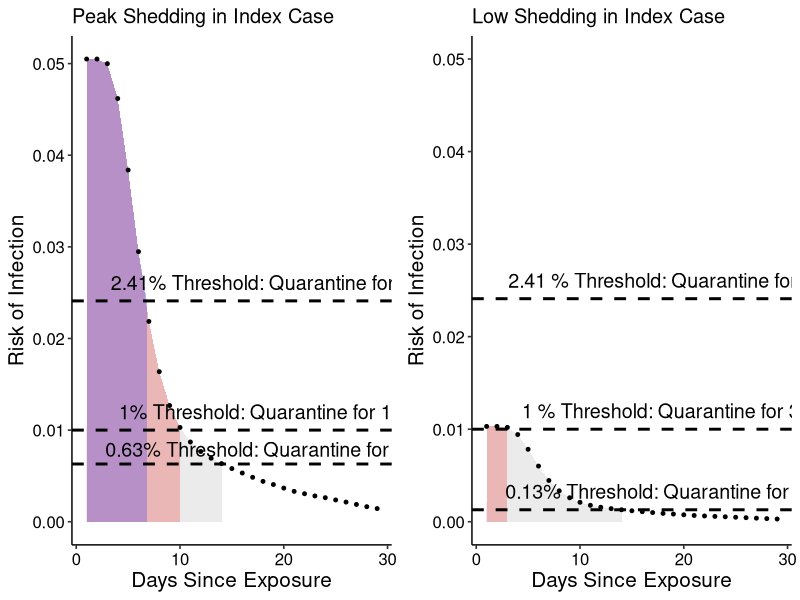
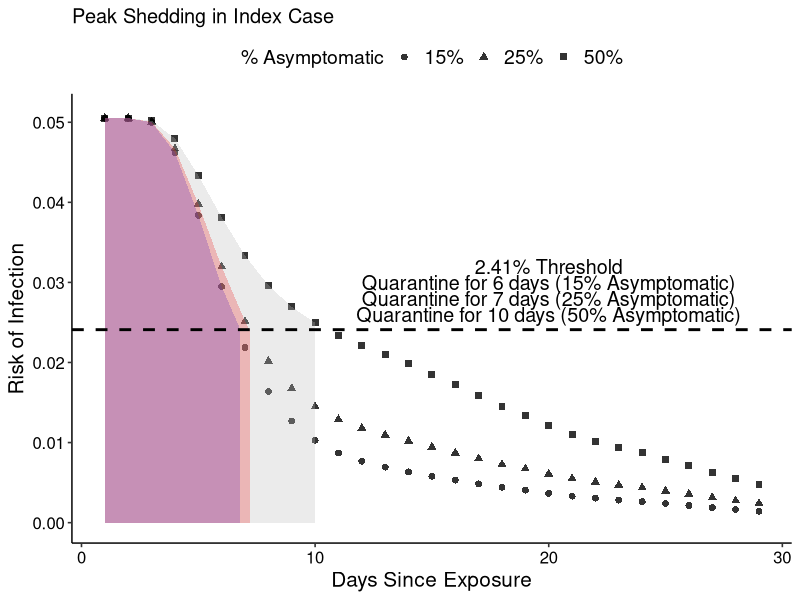

Here is the R script that generated these plots, in order:
#peak shedding in index case

#read in data from logic tables where 1st column
#is the discount on risk of getting sick under ideal testing to find
#asymptomatics as soon as they start shedding and column 2 is the
#probability that asymptomatics have finished shedding (from exposure, shedding
#starts 3 days pre what would be symptom onset)

risk.discount<-read.csv('risk_discount_data.csv')




#initial risk

#highest risk individual 15 min close contact
0.0505

#lowest risk individual, 15 min close contact
0.0103

risk.start<-c(0.0505,0.0103)

#fraction expected to be asymptomatic
fraction.asymptomatic<-c(0.15,0.25,0.50)

for (j in 1:length(risk.start)){
  
  for (i in 1:length(fraction.asymptomatic)){
    
    combined.discount<-1-(1-fraction.asymptomatic[i])*(1-risk.discount$discount)-fraction.asymptomatic[i]*risk.discount$asymp
    
    risks<-risk.start[j]*combined.discount
    days<-1:length(risks)
    
    if (i==1 & j==1){
      frame<-data.frame(risks=risks,days=days,risk.start=risk.start[j],fraction.asymptomatic=fraction.asymptomatic[i])
    }else{
      frametemp<-data.frame(risks=risks,days=days,risk.start=risk.start[j],fraction.asymptomatic=fraction.asymptomatic[i])
      frame<-rbind(frame,frametemp)
    }
  }
}

require(ggplot2)
require(ggpubr)

subframe<-frame[frame$fraction.asymptomatic==0.15,]
subframe$quarantine1<-rep(NA,length(subframe$risks))
subframe$quarantine1<-subframe$risks<=0.01
subframe$quarantine2<-rep(NA,length(subframe$risks))
subframe$quarantine2<-subframe$risks<=0.0241

#------------------------------------- figure 1 ------------------------------------------------------------

#panel 1

subframe1<-subframe[subframe$risk.start==0.0505 & subframe$days<=10,]
subframe2<-subframe[subframe$risk.start==0.0505 & subframe$days<=6,]
subframe3<-subframe[subframe$risk.start==0.0505 & subframe$days<=14,]
tempframe<-data.frame(risks=0.0241,days=6.8,risk.start=0.0505,fraction.asymptomatic=0.15,quarantine1=FALSE,quarantine2=TRUE)
subframe2<-rbind(subframe2,tempframe)
A<-ggplot(subframe[subframe$risk.start==0.0505,],aes(x=days,y=risks))+
  geom_area(data=subframe1,aes(x = ifelse(days<=10 , days, 0)),fill="red",alpha=0.3)+
  geom_area(data=subframe2,aes(x = ifelse(days<=6.8 , days, 0)),fill="blue",alpha=0.3)+
  geom_area(data=subframe3,aes(x = ifelse(days<=14 , days, 0)),fill="grey",alpha=0.3)+
  geom_point(size=1)+
  geom_hline(yintercept=0.01,linetype="dashed",size=1)+
  geom_hline(yintercept=0.0241,linetype="dashed",size=1)+
  geom_hline(yintercept=0.0063,linetype="dashed",size=1)+
  scale_colour_discrete(name="Scenario",labels=c("Peak Shedding in Index Case","Low Shedding in Index Case"))+
  scale_x_continuous(name="Days Since Exposure")+
  scale_y_continuous(name="Risk of Infection")+
  annotate("text",x=20,y=0.012,label="1% Threshold: Quarantine for 10 days",size=5)+
  annotate("text",x=20,y=0.0261,label="2.41% Threshold: Quarantine for 6 days",size=5)+
  annotate("text",x=20,y=0.0079,label="0.63% Threshold: Quarantine for 14 days",size=5)+
  theme_pubr()+theme(axis.title.x = element_text(size=15),axis.title.y = element_text(size=15))+
  ggtitle("Peak Shedding in Index Case")

subframe4<-subframe[subframe$risk.start==0.0103 & subframe$days<=3,]
subframe5<-subframe[subframe$risk.start==0.0103 & subframe$days<=14,]
B<-ggplot(subframe[subframe$risk.start==0.0103,],aes(x=days,y=risks))+
  geom_area(data=subframe4,aes(x = ifelse(days<=3 , days, 0)),fill="red",alpha=0.3)+
  geom_area(data=subframe5,aes(x = ifelse(days<=14 , days, 0)),fill="grey",alpha=0.3)+
  geom_point(size=1)+
  geom_hline(yintercept=0.01,linetype="dashed",size=1)+
  geom_hline(yintercept=0.0241,linetype="dashed",size=1)+
  geom_hline(yintercept=0.001293,linetype="dashed",size=1)+
  scale_colour_discrete(name="Scenario",labels=c("Peak Shedding in Index Case","Low Shedding in Index Case"))+
  scale_x_continuous(name="Days Since Exposure")+
  scale_y_continuous(name="Risk of Infection",limits = c(0, 0.05))+
  annotate("text",x=20,y=0.012,label="1 % Threshold: Quarantine for 3 days",size=5)+
  annotate("text",x=20,y=0.0261,label="2.41 % Threshold: Quarantine for 0 days",size=5)+
  annotate("text",x=20,y=0.0033,label="0.13% Threshold: Quarantine for 14 days",size=5)+
  theme_pubr()+theme(axis.title.x = element_text(size=15),axis.title.y = element_text(size=15))+
  ggtitle("Low Shedding in Index Case")

windows()
ggarrange(A,B)


#panel 2



#------------------------------------ figure 2 -------------------------------------------------------------



subframe6<-frame[frame$risk.start==0.0505 & frame$days<=7 & frame$fraction.asymptomatic==0.25,]
tempframe<-data.frame(risks=0.0241,days=7.2,risk.start=0.0505,fraction.asymptomatic=0.25)
subframe6<-rbind(subframe6,tempframe)


subframe7<-frame[frame$risk.start==0.0505 & frame$days<=10 & frame$fraction.asymptomatic==0.5,]

A.2<-ggplot(frame[frame$risk.start==0.0505,],aes(x=days,y=risks))+
  geom_point(aes(shape=as.character(fraction.asymptomatic)),size=2,alpha=0.8)+
  geom_area(data=subframe2,aes(x = ifelse(days<=7 , days, 0)),fill="blue",alpha=0.3)+
  geom_area(data=subframe6,aes(x = ifelse(days<=7.2 , days, 0)),fill="red",alpha=0.3)+
  geom_area(data=subframe7,aes(x = ifelse(days<=10 , days, 0)),fill="grey",alpha=0.3)+
  scale_shape_discrete(name="% Asymptomatic",labels=c("15%", "25%", "50%"))+
  scale_x_continuous(name="Days Since Exposure")+
  scale_y_continuous(name="Risk of Infection",limits = c(0, 0.051))+
  geom_hline(yintercept=0.0241,linetype="dashed",size=1)+
  annotate("text",x=20,y=0.032,label="2.41% Threshold",size=5)+
  annotate("text",x=20,y=0.030,label="Quarantine for 6 days (15% Asymptomatic)",size=5)+
  annotate("text",x=20,y=0.028,label="Quarantine for 7 days (25% Asymptomatic)",size=5)+
  annotate("text",x=20,y=0.026,label="Quarantine for 10 days (50% Asymptomatic)",size=5)+
  theme_pubr()+theme(axis.title.x = element_text(size=15),axis.title.y = element_text(size=15),
                     legend.text = element_text(size=14), legend.title=element_text(size=14))+
  ggtitle("Peak Shedding in Index Case")

windows()
A.2

